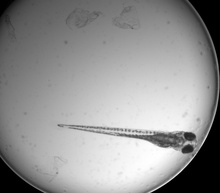
%> input picture src/filters/zfc.jpg, 220 x 193 px, shrunk from 1187 x 1040 before the run
$ octave --eval "result = preProcessing(imread('../../src/filters/zfc.jpg'));"   (GNU Octave 9; MATLAB toolbox functions it lacks are replaced by stand-ins)
%> lines starting %> are read from the running program, lines starting %| are printed output that depends on the picture; in (x1, y1, x2, y2) boxes, pixels count from 0 and x2, y2 are one past the last pixel; in counts of white or black regions, pixels touching at a corner belong together; the program's own positions count from 1
### __matlab/well/local_contrast_enhancement.m
%% local contrast enhancement

function corr = local_contrast_enhancement(GRAY)
%

GRAYd = double(GRAY) / 255;

imgtype = 1;
subsamplingrate = 1;

mask = false(size(GRAY(:,:,1)));
%> mask: size 193x220 logical; every value is 0
mask([1:end],[1,end]) = 1;
mask([1,end],[1:end]) = 1;
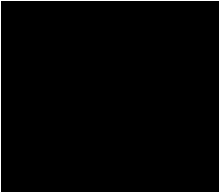
%> mask: size 193x220 logical; 1.9% white in thin lines or dots
MaskFOV = mask;

%fprintf('local contrast enhancement\n');

%figure; imshow(GRAYd);

f = GRAYd;
%f = imfilter(GRAYd, fspecial('gaussian', 3, 1));

if imgtype == 1
    SEsize3 = 35;
else
    SEsize3 = 35;
end
muf = roifilt2(fspecial('average', SEsize3), f, 1-MaskFOV);
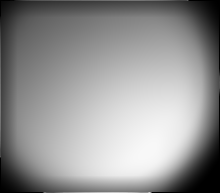
%> muf: size 193x220 double; min 0, max 0.976, mean 0.579
% [15 lines of commented-out code are left out]

umin = 0.0;
umax = 1.0;
tmin = min(min(f));
%> tmin = 0
tmax = max(max(f));
%> tmax = 1
r = 5;
tr = f.^r;
mufr = muf.^r;
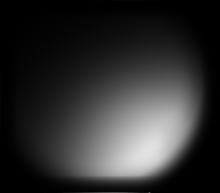
%> mufr: size 193x220 double; min 0, max 0.885, mean 0.187
tminr = tmin.^r;
%> tminr = 0
tmaxr = tmax.^r;
%> tmaxr = 1

u2 = (umax - umin)/2.0;

% implemented after Walter & Klein, ISMDA 2002, LNCS 2526, pp. 210-220
% may work with integer intensities, but does not work with [0,1]
%g1 = umin + u2.*(tr - tminr)./(mufr - tminr);
%g2 = umax - u2.*(tr - tmaxr)./(mufr - tmaxr);

% simple local shifts to adjust the mean
% primarily inhomogeneity correction and not contrast enhancement
%g1 = u2+(f-muf);
%g2 = u2+(f-muf);

% basic idea (similar to the one above, but works with any intensity range
g1 = umin + u2.*((f-tmin)./(muf-tmin)).^r;
g2 = umax - u2.*((f-tmax)./(muf-tmax)).^r;

g1(f > muf) = 0;
g2(f <= muf) = 0;
g = g1+g2;

g(MaskFOV) = 0;
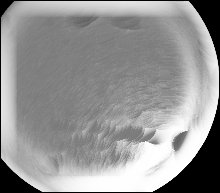
%> g: size 193x220 double; 0.31% of the values are NaN or infinite; the others: min 0, max 1, mean 0.59; drawn with min black, max white, NaN and infinite black

corr = uint8(g*255);

%figure; imshow(mat2gray(g1));
%figure; imshow(mat2gray(g2));
%figure; imshow(mat2gray(g));

%figure; imshow(mat2gray(GRAYd ./ corr)); title('G/corr');
%figure; imshow(mat2gray(GRAYd - corr)); title('G-corr');
%figure; imshow(mat2gray(f ./ corr)); title('G/corr');
%figure; imshow(mat2gray(f - corr)); title('G-corr');

### __matlab/well/get_mask_for_correction.m
%% get a mask for the structured pixels (dart regions (vessels and macula)
%% and bright regions (papilla)

function mask = get_mask_for_correction(input)
%

%fprintf('get mask for correcton\n');

bX = double(input(:));
bY = unique(bX);
%> bY = 210 values from 0 to 255
bN = histc(bX, bY);
%> bN = 210 values, max 4206 at index 1, min 1 at index 9, mean 202.2
bN(1) = [];
bY(1) = [];
bC = cumsum(bN);
%> bC = 209 values from 10 to 38254
bZ = bC/bC(end);
%> bZ = 209 values from 0.000261 to 1

%figure; plot(bY,bN); % histogram
%figure; plot(bY,bC); % cumulative histogram
%figure; plot(bY,bZ); % normalized cumulative histogram (for percentiles)

lowperc = .15;
highperc= .85;

TL = bY(find(bZ < lowperc, 1, 'last'));
%> TL = 127
TH = bY(find(bZ > highperc, 1, 'first'));
%> TH = 221

Xmask = zeros(size(input));
Xmask(find(input < TL | input > TH)) = 1;
%> Xmask: size 193x220 double; values 0 (black) and 1 (white), 30.6% white; 392 white regions (372 under 20 px), largest, box (x1, y1, x2, y2) and area: (0, 0, 220, 193) 10200, (109, 17, 142, 30) 324, (65, 16, 98, 30) 253
Xmask2 = bwmorph(Xmask, 'dilate');
%> Xmask2: size 193x220 logical; 46.5% white; 43 white regions (22 under 20 px), largest, box (x1, y1, x2, y2) and area: (0, 0, 220, 193) 11896, (18, 15, 166, 134) 6218, (107, 16, 145, 31) 445

%gd = input;
%gd(Xmask2) = 0;
%figure; imshow(gd);

mask = Xmask2;

### __matlab/well/robust_homomorphic_surface_fitting.m
%% (iterative) robust homomorphic surface fitting

function output = robust_homomorphic_surface_fitting(input, mask)
%

%fprintf('robust homomorphic surface fitting\n');

gd = input;
gd(mask) = 0;
%figure; imshow(gd);

sub = 4;

%size(input)

Fo = double(input);
FLo = log(1+Fo);
FLov = FLo(:);

F = Fo(1:sub:end,1:sub:end);
%figure; imshow(mat2gray(F)); title('Subsampled Input');

FL = log(1+F);
FLv = FL(:);
%> FLv = 2695 values, max 5.55 at index 1902, min 0 at index 1, mean 4.67

NM = size(FLv,1);
%> NM = 2695
NN = size(FL,1);
%> NN = 49
MM = size(FL,2);
%> MM = 55

deg = 4;
S = zeros(NM,2^deg-1);
for yi = 0:MM-1,
    for xi = 0:NN-1,
        sp = 0;
        for pp = deg:-1:0,
            for xp = pp:-1:0,
                yp = pp-xp;
                S(yi*NN+xi+1,sp+1) = xi^xp*yi^yp;
                sp = sp+1;
            end
        end
    end
end

Wc = ones(NM,1);
masksub = mask(1:sub:end,1:sub:end);
Wc(masksub(:)) = 0;
W = spdiags(Wc,0,NM,NM);

Y = W*S;

% [9 lines of commented-out code are left out]
P = Y\FLv;
%> P = [-9.05e-07; 1.04e-09; -2.12e-06; -4.26e-08; -1.15e-06; 7.22e-05; 0.000102; 8.86e-05; 0.000113; -0.00331; -0.00414; -0.00474; 0.0936; 0.106; 3.66]

SP = S*P;
%> SP = 2695 values, max 5.53 at index 1800, min 3.48 at index 2695, mean 5.03
ILv = exp(SP);
%> ILv = 2695 values, max 253 at index 1800, min 32.58 at index 2695, mean 161.5
RLv = exp(FLv-SP);
%> RLv = 2695 values, max 1.36 at index 2535, min 0.00637 at index 1960, mean 0.916
IL = reshape(ILv, size(FL));
RL = reshape(RLv, size(FL));

%figure; imshow(mat2gray(F)); title('F');
%figure; imshow(mat2gray(FL)); title('FL');
%figure; imshow(mat2gray(IL)); title('IL');
%figure; imshow(mat2gray(RL)); title('RL');

SPo2 = zeros(sub*size(FL));
for xi = 1:sub,
    for yi = 1:sub,
        SPo2(xi:sub:end,yi:sub:end) = reshape(SP, size(FL));
    end
end
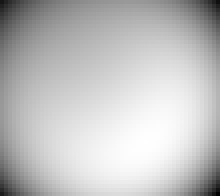
%> SPo2: size 196x220 double; min 3.48, max 5.53, mean 5.03; drawn with min black and max white
%figure; imshow(mat2gray(SPo2)); title('SPo2');

SPo = SPo2(1:size(FLo,1),1:size(FLo,2));
%figure; imshow(mat2gray(SPo(1:2:end,1:2:end))); title('SPo');

SPs = imfilter(SPo, fspecial('gaussian', 3, 1));
%figure; imshow(mat2gray(SPs)); title('SPs');

SPov = SPs(:);
%figure; imshow(mat2gray(SPov)); title('SPov');

ILov = exp(SPov);
%figure; imshow(mat2gray(ILov)); title('ILov');

RLov = exp(FLov-SPov);
%figure; imshow(mat2gray(RLov)); title('RLov');

osize = size(FLo);
%> osize = [193 220]

ILo = reshape(ILov, osize);
%figure; imshow(mat2gray(ILo)); title('ILo');

RLo = reshape(RLov, size(FLo));
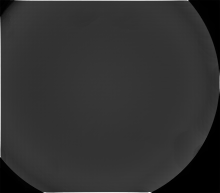
%> RLo: size 193x220 double; min 0.00629, max 4.85, mean 0.95; drawn with min black and max white
%figure; imshow(mat2gray(RLo)); title('RLo');

GRAYd = RLo/2;
output = uint8(GRAYd*255);
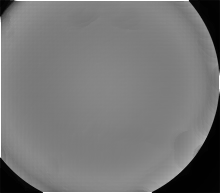
%> output: size 193x220 uint8; min 1, max 255, mean 119.2

### __matlab/well/illumination_correction.m
function output_image = illumination_correction(input_image)

display_scale = 2;

% [7 lines of commented-out code are left out]

corr = local_contrast_enhancement(input_image);

% [4 lines of commented-out code are left out]

corr_mask = get_mask_for_correction(corr);

% [4 lines of commented-out code are left out]

RESULT = robust_homomorphic_surface_fitting(input_image, corr_mask);

% [14 lines of commented-out code are left out]

output_image = RESULT;

### __matlab/well/preProcessing.m
function filteredImg = preProcessing(image)

se = strel('disk', 15, 8);
imageClosed = imclose(image, se);

filteredImg = illumination_correction(imageClosed);

%> (the run ends here)
